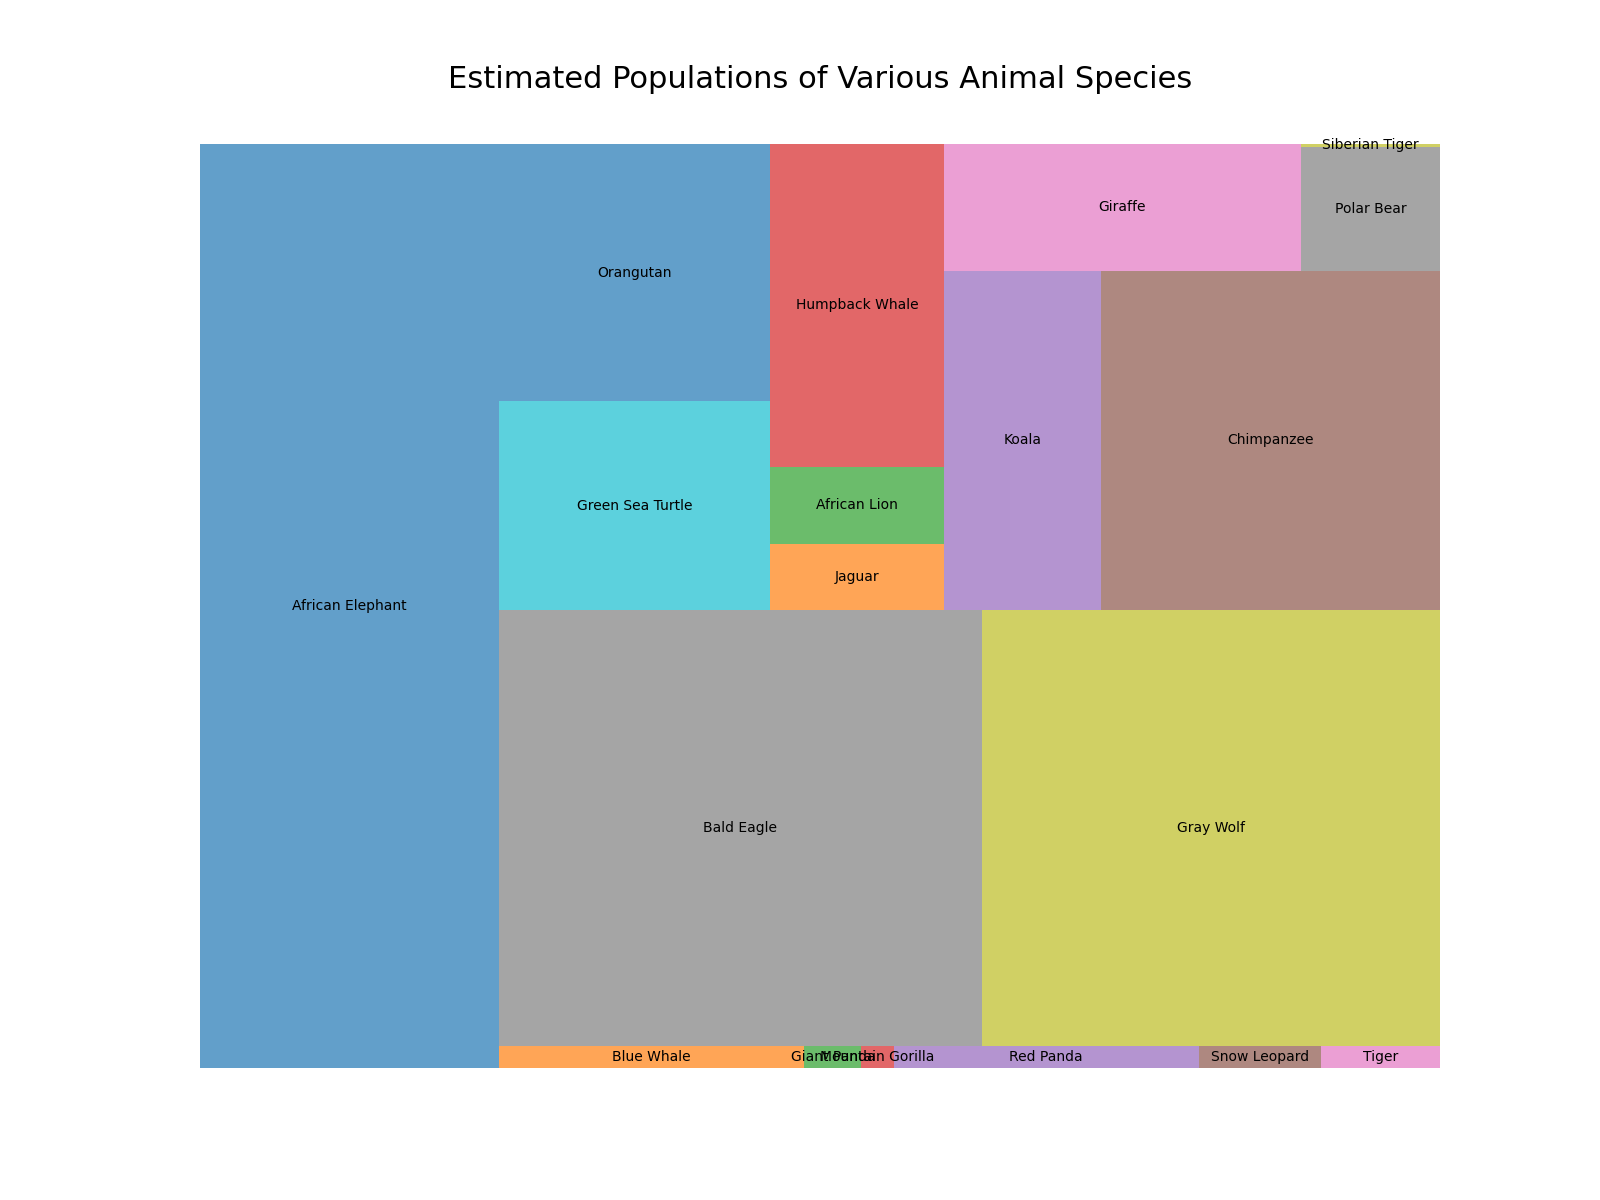

Write the Python code that produced this figure.

import matplotlib.pyplot as plt
import squarify

# Data
species = [
    'African Elephant', 'Blue Whale', 'Giant Panda', 'Mountain Gorilla', 'Red Panda', 'Snow Leopard', 
    'Tiger', 'Bald Eagle', 'Gray Wolf', 'Green Sea Turtle', 'Orangutan', 'Jaguar', 'African Lion', 
    'Humpback Whale', 'Koala', 'Chimpanzee', 'Giraffe', 'Polar Bear', 'Siberian Tiger'
]
estimated_population = [
    415000, 10000, 1864, 1063, 10000, 4000, 3900, 316000, 300000, 85000, 104700, 17300, 
    20000, 84000, 80000, 172700, 68000, 26000, 540
]
color_code = [
    '#1f77b4', '#ff7f0e', '#2ca02c', '#d62728', '#9467bd', '#8c564b', '#e377c2', '#7f7f7f', 
    '#bcbd22', '#17becf', '#1f77b4', '#ff7f0e', '#2ca02c', '#d62728', '#9467bd', '#8c564b', 
    '#e377c2', '#7f7f7f', '#bcbd22'
]

# Plot
plt.figure(figsize=(16, 12))
squarify.plot(sizes=estimated_population, label=species, color=color_code, alpha=0.7)
plt.title('Estimated Populations of Various Animal Species', fontsize=22, pad=40)
plt.axis('off')
plt.show()
